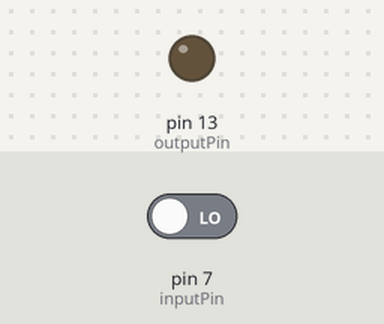
The sketch below on a simulated Arduino Uno, built with avr-gcc and run on an emulated ATmega328P. On the bench: output pins drawn as LEDs (lit = HIGH). The inputs (shaded band) are chosen by the test bench; at power-on: pin 7 (inputPin) LOW.

Above: at 1.8 s.
1.9 s: pin 7 (inputPin) driven HIGH
At 2.3 s:
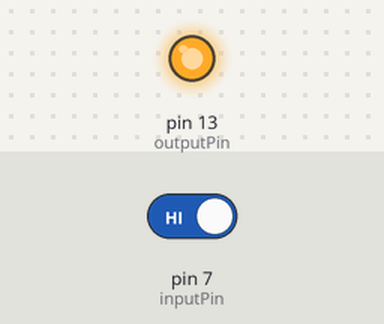
3.5 s: pin 7 (inputPin) driven LOW
At 4.7 s:
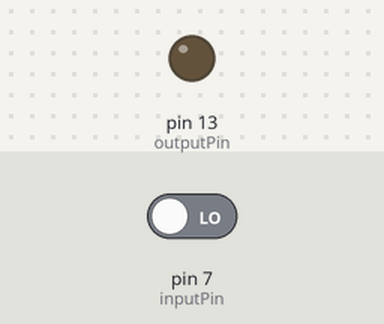
Timing chart, 0 to 6.5 s (numbered marks = the images above; inputs shaded):
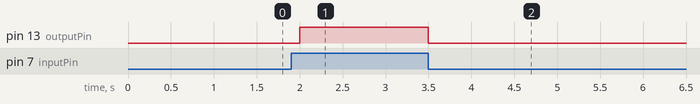

Measured:
- after the input at 1.9 s, pin 13 (outputPin): LOW → HIGH after 0.10 s
- after the input at 3.5 s, pin 13 (outputPin): HIGH → LOW at once

The sketch:

DigitalInput.ino
```cpp
//Using Ditial Switch

int inputPin = 7;
int outputPin = 13;
int input = 0;

void setup() {
	pinMode(outputPin, OUTPUT);
	pinMode(inputPin, INPUT);
}

void loop() {

	input = digitalRead(inputPin);
	if (input == 1) {
		digitalWrite(outputPin, HIGH);
	}
	else if (input == 0) {
		digitalWrite(outputPin, LOW);
	}

	delay(500);
}
```
